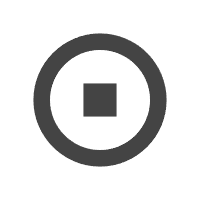
#> input picture resources/stop.png, 200 x 200 px
$ python picresize.py
#> lines starting #> are read from the running program, lines starting #| are printed output that depends on the picture

import os
import tkinter as tk
from tkinter import filedialog
from PIL import Image

def select_folder():
    root = tk.Tk()
    root.withdraw()  # 隐藏主窗口
    folder_path = filedialog.askdirectory()
#> the answer given: resources
    return folder_path

def compress_images(folder_path):
#> called with folder_path = 'resources'
    for root, dirs, files in os.walk(folder_path):
        for file in files:
            file_path = os.path.join(root, file)
            if file.endswith(('.jpg', '.jpeg', '.png')):  # 只处理常见的图片格式
                try:
                    image = Image.open(file_path)
#> image is the input picture: PIL image 200x200 RGBA; mean R, G, B, A 13.7, 13.7, 13.7, 45.9
                    new_image = image.resize((int(image.width * 0.8), int(image.height * 0.8)))  # 压缩为原尺寸的 80%
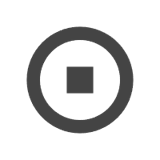
#> new_image: PIL image 160x160 RGBA; mean R, G, B, A 14.9, 14.9, 14.9, 45.9; transparent parts drawn white
                    new_file_path = os.path.join(root, 'resize_' + file)
                    new_image.save(new_file_path)
                except Exception as e:
                    print(f"处理 {file_path} 时出错: {e}")

folder_path = select_folder()
compress_images(folder_path)
